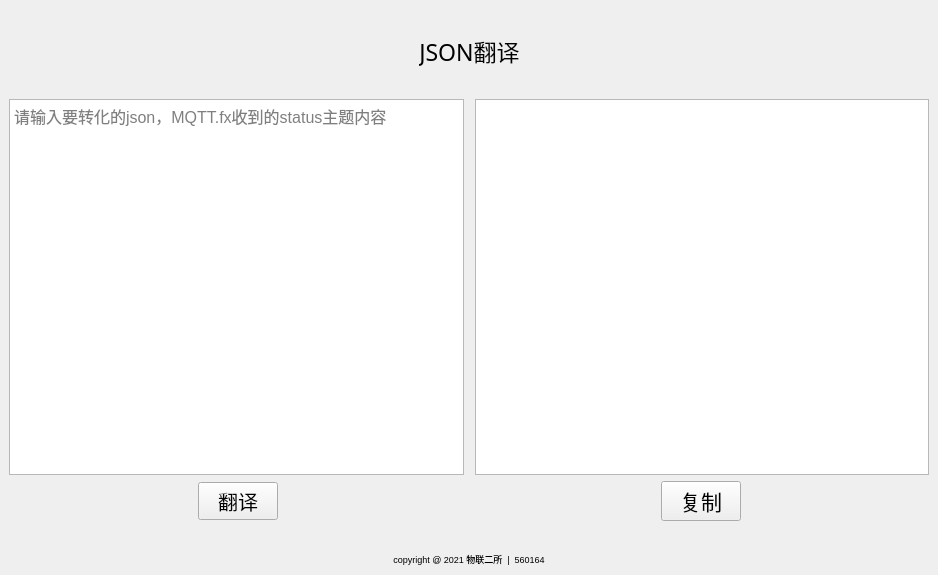
<?xml version="1.0" encoding="UTF-8"?>
<ui version="4.0">
 <class>MainWindow</class>
 <widget class="QMainWindow" name="MainWindow">
  <property name="geometry">
   <rect>
    <x>0</x>
    <y>0</y>
    <width>938</width>
    <height>575</height>
   </rect>
  </property>
  <property name="windowTitle">
   <string>20210520-JSON-STATUS&gt;</string>
  </property>
  <widget class="QWidget" name="centralwidget">
   <layout class="QGridLayout" name="gridLayout">
    <item row="1" column="0">
     <layout class="QHBoxLayout" name="horizontalLayout_2">
      <item>
       <widget class="QTextEdit" name="translate_in">
        <property name="font">
         <font>
          <pointsize>12</pointsize>
         </font>
        </property>
        <property name="placeholderText">
         <string>请输入要转化的json，MQTT.fx收到的status主题内容</string>
        </property>
       </widget>
      </item>
      <item>
       <spacer name="horizontalSpacer_3">
        <property name="orientation">
         <enum>Qt::Horizontal</enum>
        </property>
        <property name="sizeType">
         <enum>QSizePolicy::Fixed</enum>
        </property>
        <property name="sizeHint" stdset="0">
         <size>
          <width>5</width>
          <height>20</height>
         </size>
        </property>
       </spacer>
      </item>
      <item>
       <widget class="QTextEdit" name="translate_out">
        <property name="font">
         <font>
          <pointsize>12</pointsize>
         </font>
        </property>
        <property name="readOnly">
         <bool>true</bool>
        </property>
       </widget>
      </item>
     </layout>
    </item>
    <item row="2" column="0">
     <layout class="QHBoxLayout" name="horizontalLayout_3" stretch="1,0,2,0,1">
      <property name="spacing">
       <number>6</number>
      </property>
      <property name="sizeConstraint">
       <enum>QLayout::SetDefaultConstraint</enum>
      </property>
      <property name="leftMargin">
       <number>0</number>
      </property>
      <property name="topMargin">
       <number>0</number>
      </property>
      <property name="bottomMargin">
       <number>25</number>
      </property>
      <item>
       <spacer name="horizontalSpacer_5">
        <property name="orientation">
         <enum>Qt::Horizontal</enum>
        </property>
        <property name="sizeType">
         <enum>QSizePolicy::Expanding</enum>
        </property>
        <property name="sizeHint" stdset="0">
         <size>
          <width>40</width>
          <height>20</height>
         </size>
        </property>
       </spacer>
      </item>
      <item alignment="Qt::AlignLeft">
       <widget class="QPushButton" name="translate_button">
        <property name="font">
         <font>
          <pointsize>15</pointsize>
         </font>
        </property>
        <property name="text">
         <string>翻译</string>
        </property>
       </widget>
      </item>
      <item>
       <spacer name="horizontalSpacer_4">
        <property name="orientation">
         <enum>Qt::Horizontal</enum>
        </property>
        <property name="sizeType">
         <enum>QSizePolicy::Expanding</enum>
        </property>
        <property name="sizeHint" stdset="0">
         <size>
          <width>80</width>
          <height>20</height>
         </size>
        </property>
       </spacer>
      </item>
      <item>
       <widget class="QPushButton" name="copy_text_button">
        <property name="sizePolicy">
         <sizepolicy hsizetype="Fixed" vsizetype="Fixed">
          <horstretch>0</horstretch>
          <verstretch>0</verstretch>
         </sizepolicy>
        </property>
        <property name="font">
         <font>
          <pointsize>16</pointsize>
         </font>
        </property>
        <property name="text">
         <string>复制</string>
        </property>
       </widget>
      </item>
      <item>
       <spacer name="horizontalSpacer_6">
        <property name="orientation">
         <enum>Qt::Horizontal</enum>
        </property>
        <property name="sizeHint" stdset="0">
         <size>
          <width>40</width>
          <height>20</height>
         </size>
        </property>
       </spacer>
      </item>
     </layout>
    </item>
    <item row="0" column="0">
     <layout class="QHBoxLayout" name="horizontalLayout">
      <property name="spacing">
       <number>6</number>
      </property>
      <property name="topMargin">
       <number>25</number>
      </property>
      <property name="bottomMargin">
       <number>25</number>
      </property>
      <item>
       <spacer name="horizontalSpacer">
        <property name="orientation">
         <enum>Qt::Horizontal</enum>
        </property>
        <property name="sizeHint" stdset="0">
         <size>
          <width>40</width>
          <height>20</height>
         </size>
        </property>
       </spacer>
      </item>
      <item>
       <widget class="QLabel" name="label">
        <property name="font">
         <font>
          <family>微软雅黑</family>
          <pointsize>17</pointsize>
         </font>
        </property>
        <property name="text">
         <string>JSON翻译</string>
        </property>
        <property name="alignment">
         <set>Qt::AlignCenter</set>
        </property>
       </widget>
      </item>
      <item>
       <spacer name="horizontalSpacer_2">
        <property name="orientation">
         <enum>Qt::Horizontal</enum>
        </property>
        <property name="sizeHint" stdset="0">
         <size>
          <width>40</width>
          <height>20</height>
         </size>
        </property>
       </spacer>
      </item>
     </layout>
    </item>
    <item row="3" column="0">
     <widget class="QLabel" name="label_2">
      <property name="enabled">
       <bool>true</bool>
      </property>
      <property name="font">
       <font>
        <pointsize>7</pointsize>
       </font>
      </property>
      <property name="text">
       <string>copyright @ 2021 物联二所  |  560164</string>
      </property>
      <property name="alignment">
       <set>Qt::AlignCenter</set>
      </property>
     </widget>
    </item>
   </layout>
  </widget>
  <widget class="QMenuBar" name="menuBar">
   <property name="geometry">
    <rect>
     <x>0</x>
     <y>0</y>
     <width>938</width>
     <height>23</height>
    </rect>
   </property>
  </widget>
 </widget>
 <resources/>
 <connections>
  <connection>
   <sender>translate_button</sender>
   <signal>clicked()</signal>
   <receiver>MainWindow</receiver>
   <slot>translateText()</slot>
   <hints>
    <hint type="sourcelabel">
     <x>227</x>
     <y>492</y>
    </hint>
    <hint type="destinationlabel">
     <x>141</x>
     <y>483</y>
    </hint>
   </hints>
  </connection>
  <connection>
   <sender>copy_text_button</sender>
   <signal>clicked()</signal>
   <receiver>MainWindow</receiver>
   <slot>copy_text()</slot>
   <hints>
    <hint type="sourcelabel">
     <x>664</x>
     <y>486</y>
    </hint>
    <hint type="destinationlabel">
     <x>610</x>
     <y>485</y>
    </hint>
   </hints>
  </connection>
  <connection>
   <sender>translate_in</sender>
   <signal>textChanged()</signal>
   <receiver>MainWindow</receiver>
   <slot>translateText()</slot>
   <hints>
    <hint type="sourcelabel">
     <x>161</x>
     <y>143</y>
    </hint>
    <hint type="destinationlabel">
     <x>118</x>
     <y>96</y>
    </hint>
   </hints>
  </connection>
 </connections>
 <slots>
  <slot>translateText()</slot>
  <slot>copy_text()</slot>
 </slots>
</ui>
